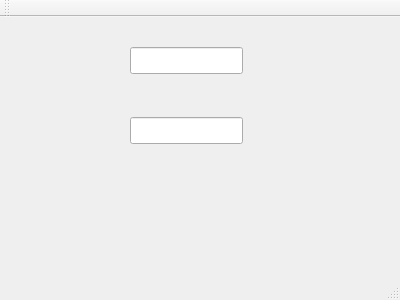
<?xml version="1.0" encoding="UTF-8"?>
<ui version="4.0">
 <class>myTimerEvent</class>
 <widget class="QMainWindow" name="myTimerEvent">
  <property name="geometry">
   <rect>
    <x>0</x>
    <y>0</y>
    <width>400</width>
    <height>300</height>
   </rect>
  </property>
  <property name="windowTitle">
   <string>myTimerEvent</string>
  </property>
  <widget class="QWidget" name="centralWidget">
   <widget class="QLineEdit" name="lineEdit">
    <property name="geometry">
     <rect>
      <x>130</x>
      <y>30</y>
      <width>113</width>
      <height>27</height>
     </rect>
    </property>
   </widget>
   <widget class="QLineEdit" name="lineEdit_2">
    <property name="geometry">
     <rect>
      <x>130</x>
      <y>100</y>
      <width>113</width>
      <height>27</height>
     </rect>
    </property>
   </widget>
  </widget>
  <widget class="QMenuBar" name="menuBar">
   <property name="geometry">
    <rect>
     <x>0</x>
     <y>0</y>
     <width>400</width>
     <height>26</height>
    </rect>
   </property>
  </widget>
  <widget class="QToolBar" name="mainToolBar">
   <attribute name="toolBarArea">
    <enum>TopToolBarArea</enum>
   </attribute>
   <attribute name="toolBarBreak">
    <bool>false</bool>
   </attribute>
  </widget>
  <widget class="QStatusBar" name="statusBar"/>
 </widget>
 <layoutdefault spacing="6" margin="11"/>
 <resources/>
 <connections/>
</ui>
